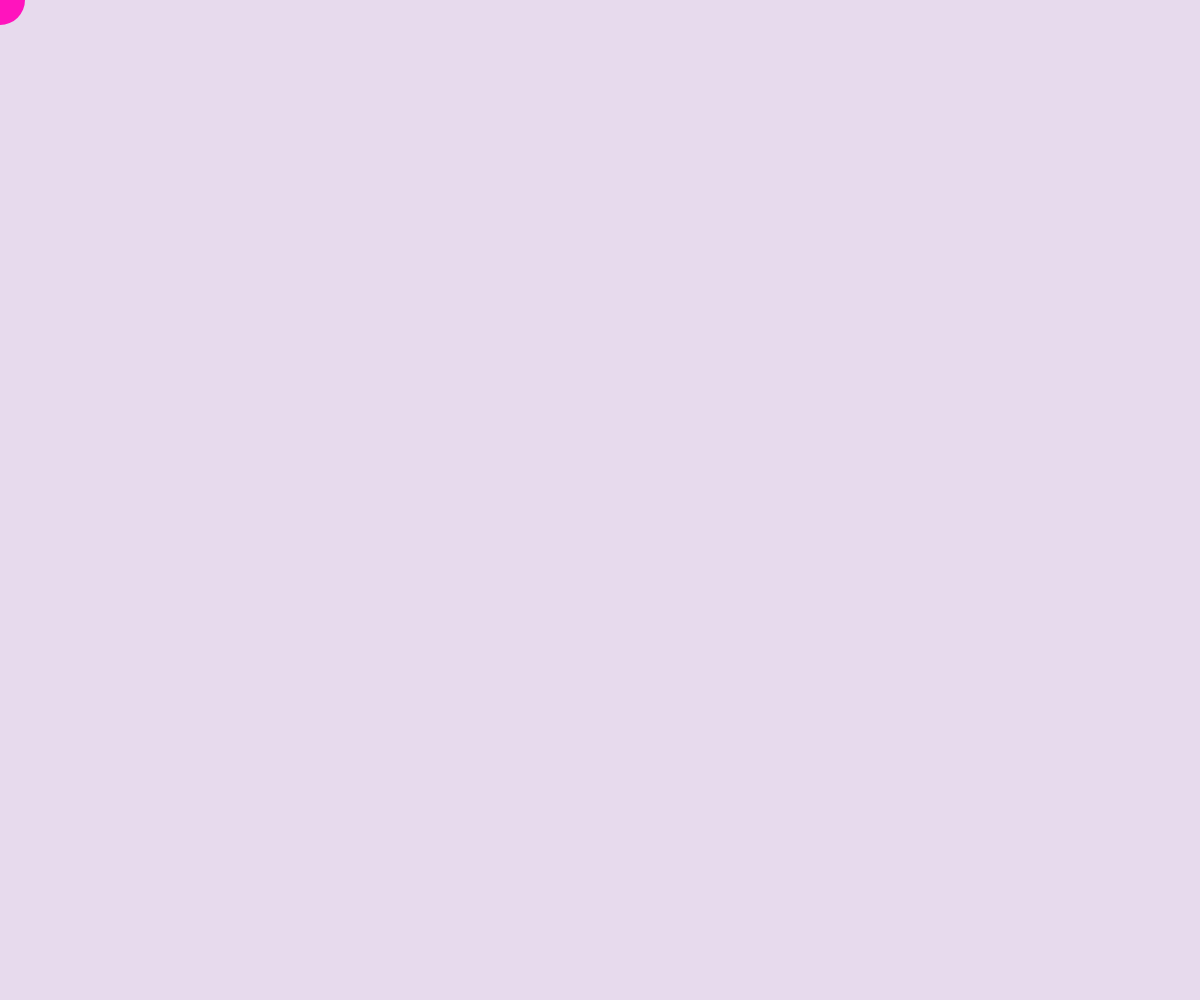
Frame 1 (no input)
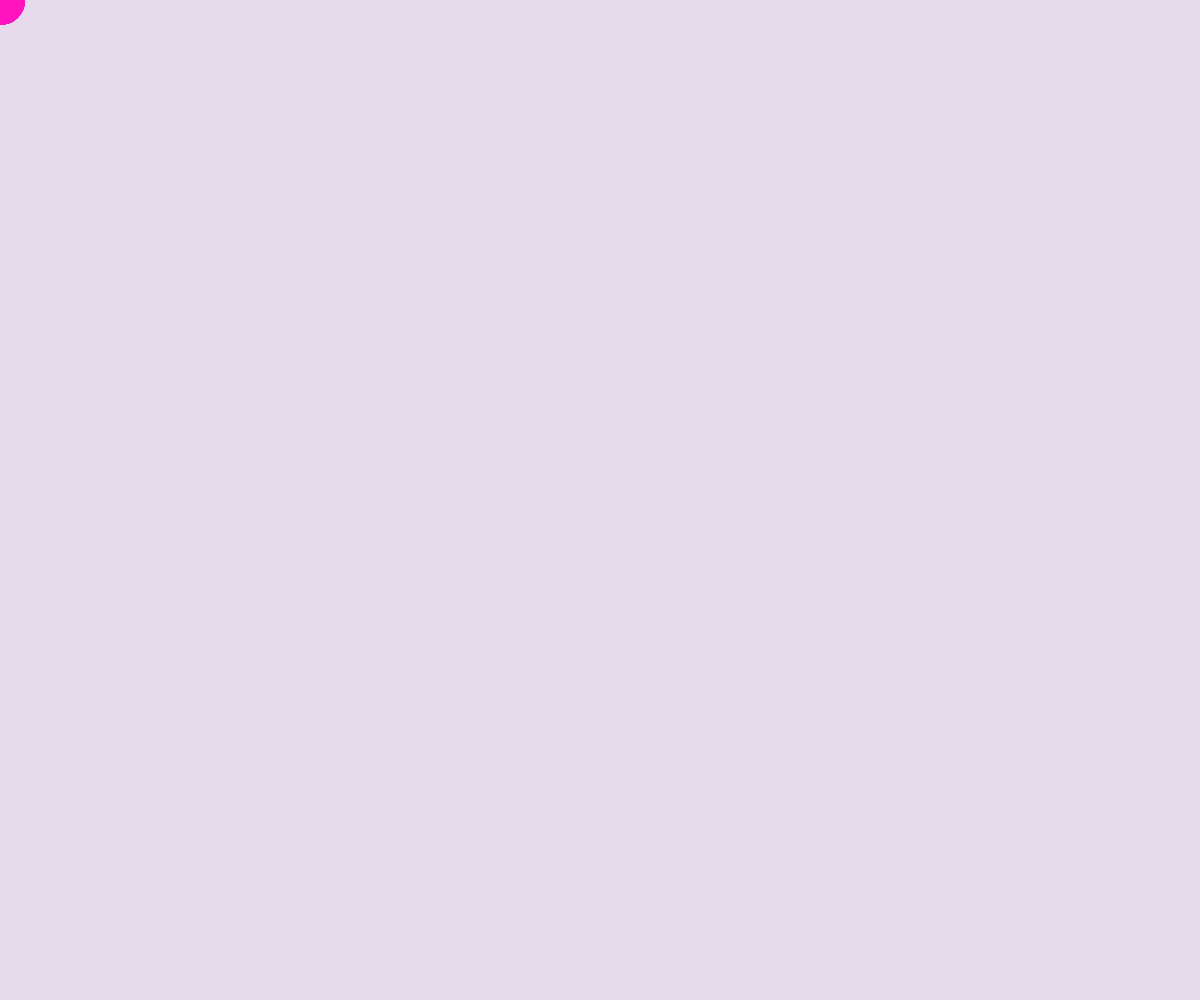
Frame 60 (no input)
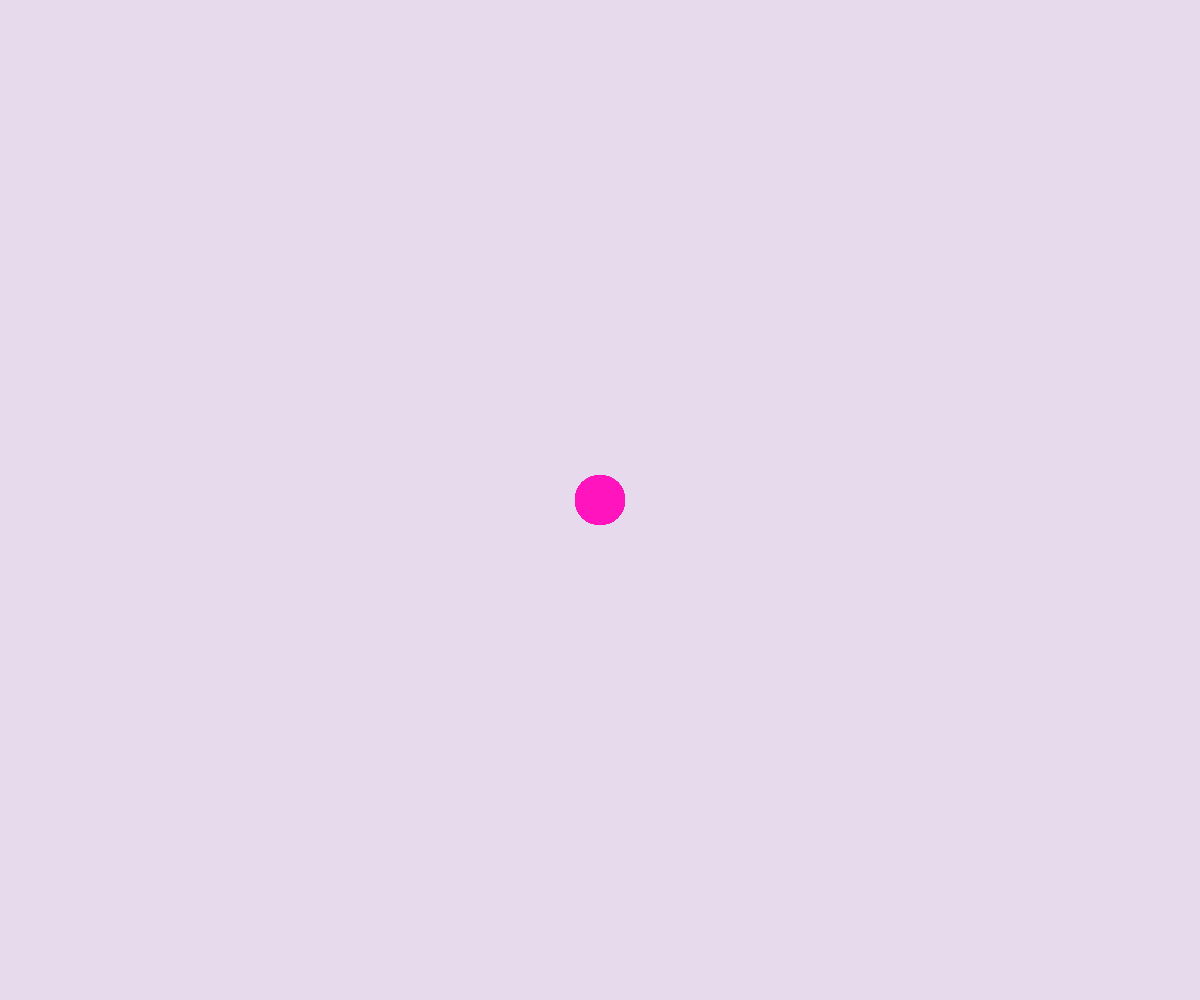
Frame 120 (the mouse pressed at the canvas centre since frame 60)

The p5.js sketch that drew these frames (run headless with seeded random() and noise() and a simulated clock; from frame 60 on, the mouse is pressed at the canvas centre):

// p5.js sketch
// ── sketch.js
let trail = [];
let a = 0;

function setup() {
  createCanvas(windowWidth, windowHeight);
}

function draw() {
  background("#e7daed");
  noStroke();
  fill(color(255, 20, 189));
  trail.push([mouseX, mouseY]);

  for (let i = 0; i < trail.length; i++) {
    circle(trail[i][0], trail[i][1], 50);
    if (a >= 255) {
      trail.shift();
      a = 0;
    }
    a += 8;
  }
}


function windowResized() {
  resizeCanvas(windowWidth, windowHeight);
}
